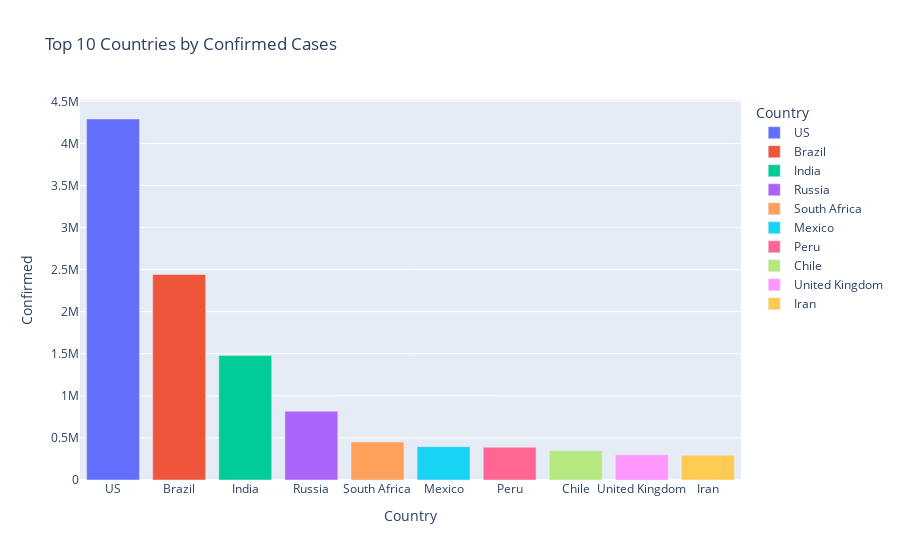

Notebook code for this chart:
### Code cell
# top 10 Countries by Confirmed Cases (Bar Chart using Plotly)

import plotly.express as px

top10 = country_total.head(10).reset_index()

fig = px.bar(top10, x='Country', y='Confirmed',
             color='Country',
             title='Top 10 Countries by Confirmed Cases')
fig.show()

### Figure 1 — Plotly figure (JSON) as saved in the notebook; plotly's stock layout.template omitted (floating-point values rounded to 4 significant figures)
{"data": [{"hovertemplate": "Country=%{x}<br>Confirmed=%{y}<extra></extra>", "legendgroup": "US", "marker": {"color": "#636efa", "pattern": {"shape": ""}}, "name": "US", "orientation": "v", "showlegend": true, "textposition": "auto", "type": "bar", "x": ["US"], "xaxis": "x", "y": [4290259], "yaxis": "y"}, {"hovertemplate": "Country=%{x}<br>Confirmed=%{y}<extra></extra>", "legendgroup": "Brazil", "marker": {"color": "#EF553B", "pattern": {"shape": ""}}, "name": "Brazil", "orientation": "v", "showlegend": true, "textposition": "auto", "type": "bar", "x": ["Brazil"], "xaxis": "x", "y": [2442375], "yaxis": "y"}, {"hovertemplate": "Country=%{x}<br>Confirmed=%{y}<extra></extra>", "legendgroup": "India", "marker": {"color": "#00cc96", "pattern": {"shape": ""}}, "name": "India", "orientation": "v", "showlegend": true, "textposition": "auto", "type": "bar", "x": ["India"], "xaxis": "x", "y": [1480073], "yaxis": "y"}, {"hovertemplate": "Country=%{x}<br>Confirmed=%{y}<extra></extra>", "legendgroup": "Russia", "marker": {"color": "#ab63fa", "pattern": {"shape": ""}}, "name": "Russia", "orientation": "v", "showlegend": true, "textposition": "auto", "type": "bar", "x": ["Russia"], "xaxis": "x", "y": [816680], "yaxis": "y"}, {"hovertemplate": "Country=%{x}<br>Confirmed=%{y}<extra></extra>", "legendgroup": "South Africa", "marker": {"color": "#FFA15A", "pattern": {"shape": ""}}, "name": "South Africa", "orientation": "v", "showlegend": true, "textposition": "auto", "type": "bar", "x": ["South Africa"], "xaxis": "x", "y": [452529], "yaxis": "y"}, {"hovertemplate": "Country=%{x}<br>Confirmed=%{y}<extra></extra>", "legendgroup": "Mexico", "marker": {"color": "#19d3f3", "pattern": {"shape": ""}}, "name": "Mexico", "orientation": "v", "showlegend": true, "textposition": "auto", "type": "bar", "x": ["Mexico"], "xaxis": "x", "y": [395489], "yaxis": "y"}, {"hovertemplate": "Country=%{x}<br>Confirmed=%{y}<extra></extra>", "legendgroup": "Peru", "marker": {"color": "#FF6692", "pattern": {"shape": ""}}, "name": "Peru", "orientation": "v", "showlegend": true, "textposition": "auto", "type": "bar", "x": ["Peru"], "xaxis": "x", "y": [389717], "yaxis": "y"}, {"hovertemplate": "Country=%{x}<br>Confirmed=%{y}<extra></extra>", "legendgroup": "Chile", "marker": {"color": "#B6E880", "pattern": {"shape": ""}}, "name": "Chile", "orientation": "v", "showlegend": true, "textposition": "auto", "type": "bar", "x": ["Chile"], "xaxis": "x", "y": [347923], "yaxis": "y"}, {"hovertemplate": "Country=%{x}<br>Confirmed=%{y}<extra></extra>", "legendgroup": "United Kingdom", "marker": {"color": "#FF97FF", "pattern": {"shape": ""}}, "name": "United Kingdom", "orientation": "v", "showlegend": true, "textposition": "auto", "type": "bar", "x": ["United Kingdom"], "xaxis": "x", "y": [300111], "yaxis": "y"}, {"hovertemplate": "Country=%{x}<br>Confirmed=%{y}<extra></extra>", "legendgroup": "Iran", "marker": {"color": "#FECB52", "pattern": {"shape": ""}}, "name": "Iran", "orientation": "v", "showlegend": true, "textposition": "auto", "type": "bar", "x": ["Iran"], "xaxis": "x", "y": [293606], "yaxis": "y"}], "layout": {"barmode": "relative", "legend": {"title": {"text": "Country"}, "tracegroupgap": 0}, "title": {"text": "Top 10 Countries by Confirmed Cases"}, "xaxis": {"anchor": "y", "categoryarray": ["US", "Brazil", "India", "Russia", "South Africa", "Mexico", "Peru", "Chile", "United Kingdom", "Iran"], "categoryorder": "array", "domain": [0, 1], "title": {"text": "Country"}}, "yaxis": {"anchor": "x", "domain": [0, 1], "title": {"text": "Confirmed"}}}}
